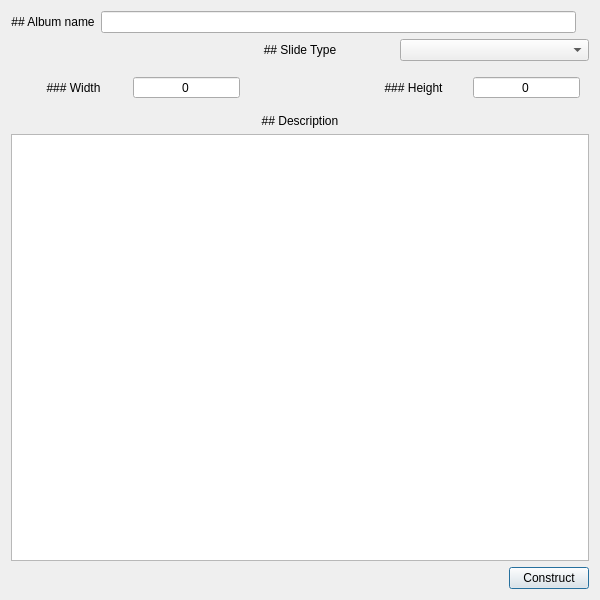
<?xml version="1.0" encoding="UTF-8"?>
<ui version="4.0">
 <class>AlbumConstructDialog</class>
 <widget class="QDialog" name="AlbumConstructDialog">
  <property name="windowModality">
   <enum>Qt::ApplicationModal</enum>
  </property>
  <property name="geometry">
   <rect>
    <x>0</x>
    <y>0</y>
    <width>600</width>
    <height>600</height>
   </rect>
  </property>
  <property name="minimumSize">
   <size>
    <width>600</width>
    <height>400</height>
   </size>
  </property>
  <property name="windowTitle">
   <string>Dialog</string>
  </property>
  <property name="modal">
   <bool>true</bool>
  </property>
  <layout class="QVBoxLayout" name="vLayout_1">
   <item>
    <layout class="QHBoxLayout" name="hLayout_1">
     <item>
      <widget class="QLabel" name="info_lbl_1">
       <property name="text">
        <string>## Album name</string>
       </property>
       <property name="textFormat">
        <enum>Qt::MarkdownText</enum>
       </property>
       <property name="alignment">
        <set>Qt::AlignCenter</set>
       </property>
      </widget>
     </item>
     <item>
      <widget class="QLineEdit" name="name_le">
       <property name="inputMask">
        <string/>
       </property>
       <property name="alignment">
        <set>Qt::AlignCenter</set>
       </property>
      </widget>
     </item>
     <item>
      <widget class="QLabel" name="album_img_lbl">
       <property name="text">
        <string/>
       </property>
       <property name="alignment">
        <set>Qt::AlignCenter</set>
       </property>
      </widget>
     </item>
    </layout>
   </item>
   <item>
    <layout class="QHBoxLayout" name="hLayout_2">
     <item>
      <widget class="QLabel" name="slide_img_lbl">
       <property name="text">
        <string/>
       </property>
       <property name="alignment">
        <set>Qt::AlignCenter</set>
       </property>
      </widget>
     </item>
     <item>
      <widget class="QLabel" name="info_lbl_2">
       <property name="text">
        <string>## Slide Type</string>
       </property>
       <property name="textFormat">
        <enum>Qt::MarkdownText</enum>
       </property>
       <property name="alignment">
        <set>Qt::AlignCenter</set>
       </property>
      </widget>
     </item>
     <item>
      <widget class="QComboBox" name="slide_type_box">
       <property name="currentIndex">
        <number>-1</number>
       </property>
       <property name="sizeAdjustPolicy">
        <enum>QComboBox::AdjustToContents</enum>
       </property>
       <property name="modelColumn">
        <number>0</number>
       </property>
      </widget>
     </item>
    </layout>
   </item>
   <item>
    <widget class="QFrame" name="size_edit_frame">
     <layout class="QHBoxLayout" name="horizontalLayout_3">
      <item>
       <widget class="QLabel" name="info_lbl_4">
        <property name="text">
         <string>### Width</string>
        </property>
        <property name="textFormat">
         <enum>Qt::MarkdownText</enum>
        </property>
        <property name="alignment">
         <set>Qt::AlignCenter</set>
        </property>
       </widget>
      </item>
      <item>
       <widget class="QSpinBox" name="width_edit">
        <property name="sizePolicy">
         <sizepolicy hsizetype="Preferred" vsizetype="Fixed">
          <horstretch>0</horstretch>
          <verstretch>0</verstretch>
         </sizepolicy>
        </property>
        <property name="alignment">
         <set>Qt::AlignCenter</set>
        </property>
        <property name="buttonSymbols">
         <enum>QAbstractSpinBox::NoButtons</enum>
        </property>
       </widget>
      </item>
      <item>
       <widget class="QLabel" name="size_img_lbl">
        <property name="text">
         <string/>
        </property>
        <property name="alignment">
         <set>Qt::AlignCenter</set>
        </property>
       </widget>
      </item>
      <item>
       <widget class="QLabel" name="info_lbl_5">
        <property name="text">
         <string>### Height</string>
        </property>
        <property name="textFormat">
         <enum>Qt::MarkdownText</enum>
        </property>
        <property name="alignment">
         <set>Qt::AlignCenter</set>
        </property>
       </widget>
      </item>
      <item>
       <widget class="QSpinBox" name="heigth_edit">
        <property name="sizePolicy">
         <sizepolicy hsizetype="Preferred" vsizetype="Fixed">
          <horstretch>0</horstretch>
          <verstretch>0</verstretch>
         </sizepolicy>
        </property>
        <property name="alignment">
         <set>Qt::AlignCenter</set>
        </property>
        <property name="buttonSymbols">
         <enum>QAbstractSpinBox::NoButtons</enum>
        </property>
       </widget>
      </item>
     </layout>
    </widget>
   </item>
   <item>
    <widget class="QLabel" name="info_lbl_3">
     <property name="text">
      <string>## Description</string>
     </property>
     <property name="textFormat">
      <enum>Qt::MarkdownText</enum>
     </property>
     <property name="alignment">
      <set>Qt::AlignCenter</set>
     </property>
    </widget>
   </item>
   <item>
    <widget class="QTextEdit" name="description_text_edit"/>
   </item>
   <item>
    <layout class="QHBoxLayout" name="hLayout_3">
     <item>
      <spacer name="hSpacer_1">
       <property name="orientation">
        <enum>Qt::Horizontal</enum>
       </property>
       <property name="sizeHint" stdset="0">
        <size>
         <width>40</width>
         <height>20</height>
        </size>
       </property>
      </spacer>
     </item>
     <item>
      <widget class="QPushButton" name="construct_btn">
       <property name="text">
        <string>Construct</string>
       </property>
      </widget>
     </item>
    </layout>
   </item>
  </layout>
 </widget>
 <resources/>
 <connections/>
</ui>
